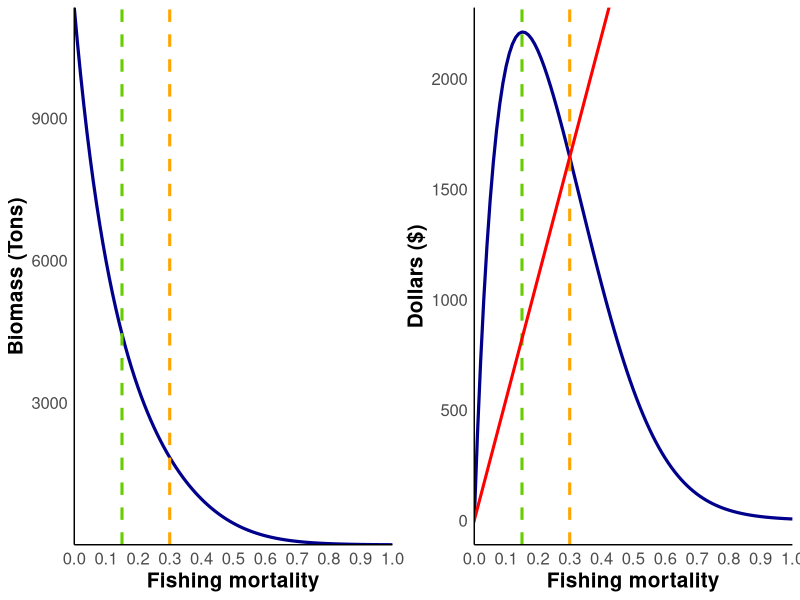
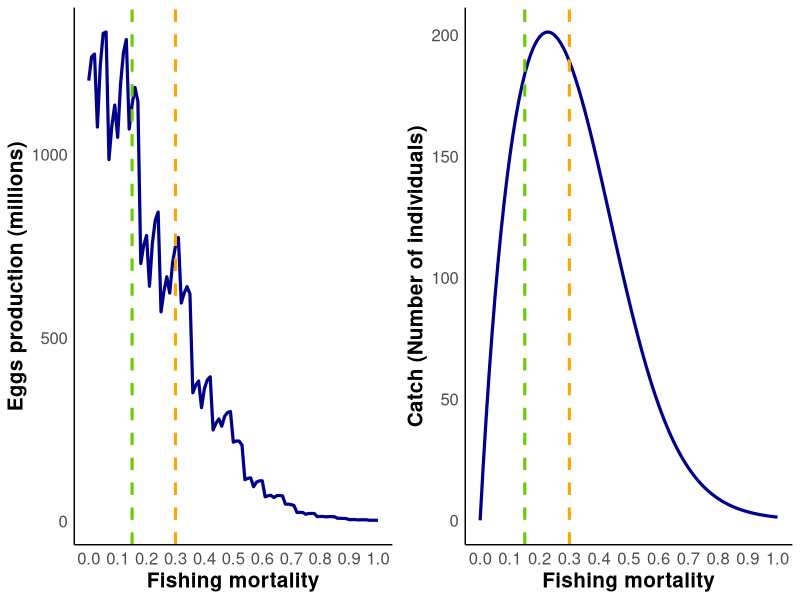
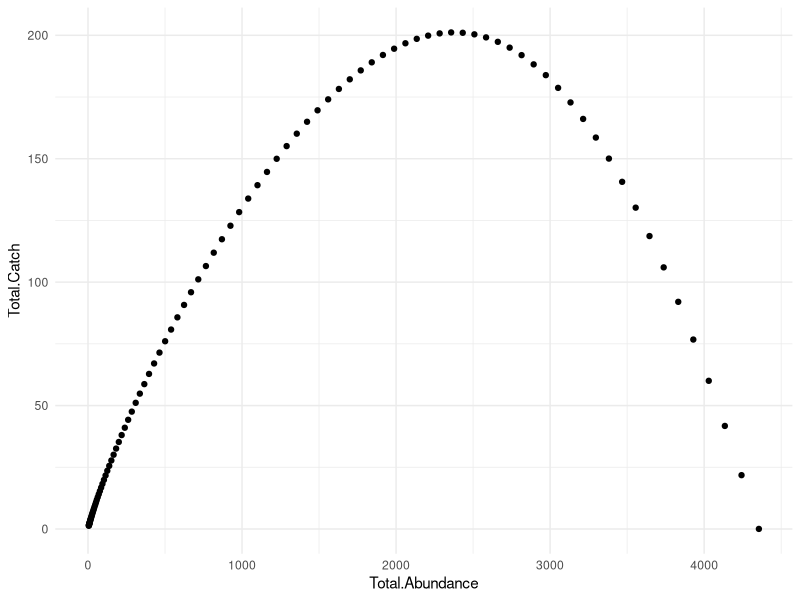

These figures' R source, in order:
## ---- chunk 1
rm(list=ls())


#Set Model----
NumYears = 25

R0 = 1000

## ---- chunk 2
Linf = 122.1
K = 0.172
to = 0.919
  
Wa = 0.024
  
Wb = 2.824
  


#Length (cm) at which a fish is  mature

m = 55


#Natural mortality
M <- 0.258

Fm <- seq(0,1,0.01)
Fm2014 = 0.30

# BHa <- 054.6 #this is made up
# BHb <- 0.0089 #this is made up
#Steepness parameter h - when you dont have a study use 0.7
h=0.7

## ---- chunk 3

#Our max age is 18 years
Age <- seq(1,18,1)

Length <- Linf*(1-exp(-K*(Age-to)))

#Converts lengths (cm) to weight (g)
Weight <- Wa*Length^Wb

#Length at first capture (Lc= 29 cm for 2014)
Lc = 29

#Maturity
Ma = ifelse(Length < m, 0, 1)

#realitve fecundity - produce about 41 eggs per gram 
#SOURCE: https://www.scribd.com/doc/81002346/Crecimiento-y-Reproduccion-de-corvina
fa <- Weight*41

#Price per USD per kg is dependent on size of fish
Price <- c(0.71,3.25,4.31)
## ---- chunk 4
N_at <- data.frame(matrix(data = NA, ncol = max(Age), nrow = NumYears))
colnames(N_at) = as.character(c(Age))

Eggs <- vector(length = NumYears)

Catch <- data.frame(matrix(data = NA, ncol = max(Age) + 1, nrow = NumYears))
colnames(Catch) <- as.character(c(Age,'Total'))
                        

Revenue <- data.frame(matrix(data = NA, ncol = 4, nrow = NumYears))
colnames(Revenue) =c('small',
                     'med',
                     'large',
                     'total')


#Scenarios based on length at first capture (Lc)



Results <- data.frame(matrix(data = NA, ncol = max(Age) + 6 , nrow = length(Lc)))
colnames(Results) <- as.character(c('Fm', Age,'Total.Catch','Total.Revenue', 'Total.Biomass', 'Total.Profits', 'SSBR'))

## ---- chunk 5



#this sets top left
N_at[1,1] = R0


#  Set inital condition in year t = 0 (assumes no fishing)
for (a in 1:17){
 
  N_at[1,a+1] = N_at[1,(a)]*exp(-M)
  
}

# Next periods


for (f in 1:length(Fm)) {
  
Va = ifelse(Length < Lc, 0, 1)

#Eggs in year 1
Eggs[1] = sum(N_at[1,]*fa*Ma) # this is equal to pi * R0

phi <- Eggs[1]

Catch[1,] = 0

    
    for (t in 2:NumYears) {
      
    N_at[t,1] =  (0.8*R0*h*(sum(N_at[t-1,]*fa*Ma)))/(0.2*phi*(1-h)+(h-0.2)*(sum(N_at[t-1,]*fa*Ma)))
      
        for (a in 1:17) {
        
        
        # Introduce fishing as Va*F  
          N_at[t,a+1] = exp(-M - Va[a]*Fm[f])*N_at[(t - 1),(a)]
          
          
          
         #Catch by cohort = number of individual age a in year t - indvid. age a captured in year t
          
           Catch[t,a+1] = ((Va[a+1]*Fm[f])/(Va[a+1]*Fm[f]+M))*N_at[(t),(a+1)]*(1 - exp(-M - Va[a+1]*Fm[f]))
          
           Catch[t,1] = 0
          
        }
    
     Catch$Total[t] = sum(Catch[t,1:18]) 
    
     Eggs[t] = sum(N_at[t,]*fa*Ma)
     
     #Calculate Revenue by commercial class
     
      Revenue[t,1] = sum(Weight[1:2]*Catch[t,1:2]*Price[1]/1000)
      
      Revenue[t,2] = sum(Weight[3:4]*Catch[t,3:4]*Price[2]/1000)
      
      Revenue[t,3] = sum(Weight[5:max(Age)]*Catch[t,5:max(Age)]*Price[3]/1000)
      
      Revenue[t,4] = sum(Revenue[t,1:3])
          
    }

Results[f,1] = Fm[f]

Results[f,2:19] = N_at[NumYears,]

Results[f,20] = Catch$Total[NumYears]

Results[f,21] = Revenue$total[NumYears]

Biomass <- t(t(N_at) * Weight)

Results[f, 22] = sum(Biomass[NumYears,])

}

Results[, 23] = Results$Total.Revenue - Results$Total.Revenue[which(Results$Fm == Fm2014)]
Results[, 24] = rowSums(Results[, 2:19]*fa*Ma)


## ---- chunk 6

library(ggplot2)
library(gridExtra)

opt.Fm <- Results$Fm[which.max(Results$Total.Profit)]
slope.costs<- (Results$Total.Revenue[which(Results$Fm==Fm2014)] - 0) /(Fm2014-0)

Fm.Biom= 
  
  ggplot(Results, aes(x=Fm, y= Total.Biomass/1000)) +
   geom_line(col = "darkblue", size = 1.09)+
   geom_vline(xintercept = opt.Fm, col= "chartreuse3", linetype="dashed", size=1.05)+
   geom_vline(xintercept = Fm2014, col= "orange", linetype="dashed", size=1.05)+
   scale_x_continuous(limits=c(min(Fm),max(Fm)), breaks=seq(0, 1, 0.1),  expand= c(0,0)) +
    scale_y_continuous(expand= c(0,0)) +
   labs(x="Fishing mortality", y = "Biomass (Tons)" ) +
   theme_minimal() +            
   theme(axis.title = element_text(size=15, face= "bold"),axis.text = element_text(size=12), panel.grid.major = element_blank(), panel.grid.minor = element_blank() ,axis.line = element_line(colour = "black"))

Fm.SSBR = 

   ggplot(Results, aes(x=Fm, y= SSBR/1000000)) +
   geom_line(se=FALSE, col = "darkblue", size =1.09) +
   geom_vline(xintercept = opt.Fm, col= "chartreuse3", linetype="dashed", size=1.05)+
   geom_vline(xintercept = Fm2014, col= "orange", linetype="dashed", size=1.05)+
   scale_x_continuous(limits=c(min(Fm),max(Fm)), breaks=seq(0, 1, 0.1)) +
   labs(x="Fishing mortality", y = "Eggs production (millions)" ) +
   theme_minimal() +            
   theme(axis.title = element_text(size=15, face= "bold"),axis.text = element_text(size=12), panel.grid.major = element_blank(), panel.grid.minor = element_blank() ,axis.line = element_line(colour = "black"))

Fm.Catch = 

   ggplot(Results, aes(x=Fm, y= Total.Catch)) +
   geom_line(se=FALSE, col = "darkblue", size =1.09) +
   geom_vline(xintercept = opt.Fm, col= "chartreuse3", linetype="dashed", size=1.05)+
   geom_vline(xintercept = Fm2014, col= "orange", linetype="dashed", size=1.05)+
   scale_x_continuous(limits=c(min(Fm),max(Fm)), breaks=seq(0, 1, 0.1)) +
   labs(x="Fishing mortality", y = "Catch (Number of individuals)" ) +
   theme_minimal() +            
   theme(axis.title = element_text(size=15, face= "bold"),axis.text = element_text(size=12), panel.grid.major = element_blank(), panel.grid.minor = element_blank() ,axis.line = element_line(colour = "black"))

Fm.Rev =
  
  ggplot(Results, aes(x=Fm, y= Total.Revenue)) +
   geom_line(col = "darkblue", size = 1.09) +
   geom_vline(xintercept = opt.Fm, col= "chartreuse3", linetype="dashed", size=1.05)+
   geom_vline(xintercept = Fm2014, col= "orange", linetype="dashed", size=1.05)+
   geom_abline(intercept = 0, slope= slope.costs, col= "red", size=1.05)+
   scale_x_continuous(limits=c(min(Fm),max(Fm)), breaks=seq(0, 1, 0.1),  expand= c(0,0)) +
   labs(x="Fishing mortality", y = "Dollars ($)", size= 12) +
   theme_minimal() +   
   theme(axis.title = element_text(size=15, face= "bold"),axis.text = element_text(size=12), panel.grid.major = element_blank(), panel.grid.minor = element_blank() ,axis.line = element_line(colour = "black"))



Fig3<- grid.arrange(Fm.Biom, Fm.Rev,  ncol=2, nrow =1)
Fig4<- grid.arrange(Fm.SSBR, Fm.Catch, ncol=2, nrow =1)
          
          
## ---- chunk 7
#How much revenue and biomass generates the optimal Fm compared to the 2014 Fm?

Diff.Rev <- (max(Results$Total.Revenue)*100)/Results$Total.Revenue[which(Results$Fm== Fm2014)]
Diff.Biomass <- (Results$Total.Biomass[which(Results$Fm==opt.Fm)]*100)/Results$Total.Biomass[which(Results$Fm==Fm2014)]
          
## ---- chunk 8


Results$Total.Abundance = apply(Results[2:19],1, sum)
   
ggplot(Results, aes(x=Total.Abundance, y= Total.Catch)) +
              geom_jitter() +
              theme_minimal()
          
## ---- chunk 9
# Revenue$Lc = seq(1:length(Revenue$small)) 
# 
# Revbar = gather(Revenue[, c(1:3,5)],'Size.Class' ,'Revenue', 1:3)
# 
# 
# library(ggplot2)
# 
# 
# ggplot(Revbar, aes(x= Lc, y= Revenue, fill =factor(Size.Class ))) +
#   geom_bar(stat="identity",position = "stack")
# 

#
## ---- chunk 10

# df.hist = stack(N_at[NumYears, ])
# 
# barplot(df.hist$values, names.arg = df.hist$ind)
# 
# CatchCurve <- lm(log(values) ~ ind, data = df.hist)
# 
# Z.est = -CatchCurve$coefficients[2]
# 
# print(Z.est)
## ---- chunk 11

#Calculate Revenue by commercial class------

# for (t in 1:NumYears){
# 
#   Revenue[t,1] = sum(Weight[1:2]*Catch[t,1:2]*Price[1])
#   
#   Revenue[t,2] = sum(Weight[3:5]*Catch[t,3:5]*Price[2])
#   
#   Revenue[t,3] = sum(Weight[5:max(Age)]*Catch[t,5:max(Age)]*Price[3])
#   
#   Revenue[t,4] = sum(Revenue[t,1:3])
#   
# }
